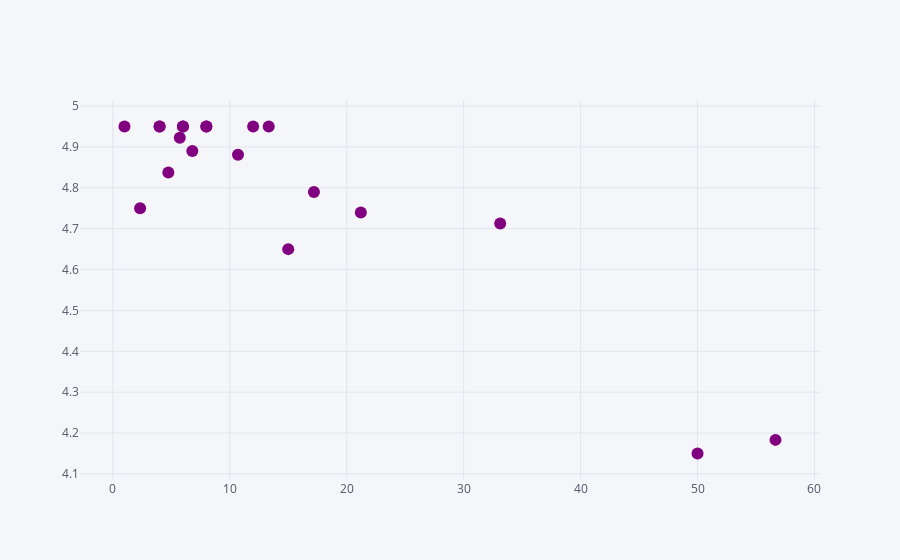

Notebook cell for this chart:
### Code cell
avg_qt.iplot(x = 'Quantity', y = 'UnitPrice', mode='markers', color=['purple'])

### Figure 1 — Plotly figure (JSON) as saved in the notebook; plotly's stock layout.template omitted (floating-point values rounded to 4 significant figures)
{"data": [{"line": {"color": "rgba(128, 0, 128, 1.0)", "dash": "solid", "shape": "linear", "width": 1.3}, "marker": {"size": 12, "symbol": "circle"}, "mode": "markers", "name": "UnitPrice", "text": "", "type": "scatter", "uid": "82628eec-a791-4360-a37b-c418a6ffbb33", "x": [33.12, 8, 4, 13.33, 2.333, 12, 21.21, 6, 5.727, 6.8, 1, 56.67, 15, 50, 6, 8, 4, 4.75, 17.2, 10.71], "y": [4.713, 4.95, 4.95, 4.95, 4.75, 4.95, 4.739, 4.95, 4.923, 4.89, 4.95, 4.183, 4.65, 4.15, 4.95, 4.95, 4.95, 4.838, 4.79, 4.881]}], "layout": {"legend": {"bgcolor": "#F5F6F9", "font": {"color": "#4D5663"}}, "paper_bgcolor": "#F5F6F9", "plot_bgcolor": "#F5F6F9", "title": {"font": {"color": "#4D5663"}}, "xaxis": {"gridcolor": "#E1E5ED", "showgrid": true, "tickfont": {"color": "#4D5663"}, "title": {"font": {"color": "#4D5663"}, "text": ""}, "zerolinecolor": "#E1E5ED"}, "yaxis": {"gridcolor": "#E1E5ED", "showgrid": true, "tickfont": {"color": "#4D5663"}, "title": {"font": {"color": "#4D5663"}, "text": ""}, "zerolinecolor": "#E1E5ED"}}}
